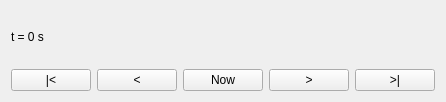
<?xml version="1.0" encoding="UTF-8"?>
<ui version="4.0">
 <class>TaskPanel</class>
 <widget class="QWidget" name="TaskPanel">
  <property name="geometry">
   <rect>
    <x>0</x>
    <y>0</y>
    <width>300</width>
    <height>102</height>
   </rect>
  </property>
  <property name="sizePolicy">
   <sizepolicy hsizetype="Preferred" vsizetype="Preferred">
    <horstretch>0</horstretch>
    <verstretch>1</verstretch>
   </sizepolicy>
  </property>
  <property name="minimumSize">
   <size>
    <width>0</width>
    <height>100</height>
   </size>
  </property>
  <property name="maximumSize">
   <size>
    <width>300</width>
    <height>16777215</height>
   </size>
  </property>
  <property name="windowTitle">
   <string>Track simulation</string>
  </property>
  <layout class="QGridLayout" name="gridLayout">
   <item row="1" column="0">
    <widget class="QPushButton" name="First">
     <property name="text">
      <string>|&lt;</string>
     </property>
    </widget>
   </item>
   <item row="1" column="1">
    <widget class="QPushButton" name="Prev">
     <property name="text">
      <string>&lt;</string>
     </property>
    </widget>
   </item>
   <item row="1" column="3">
    <widget class="QPushButton" name="Next">
     <property name="text">
      <string>&gt;</string>
     </property>
    </widget>
   </item>
   <item row="1" column="4">
    <widget class="QPushButton" name="Last">
     <property name="text">
      <string>&gt;|</string>
     </property>
    </widget>
   </item>
   <item row="1" column="2">
    <widget class="QPushButton" name="Now">
     <property name="text">
      <string>Now</string>
     </property>
    </widget>
   </item>
   <item row="0" column="0" colspan="5">
    <widget class="QLabel" name="TimeLabel">
     <property name="text">
      <string>t = 0 s</string>
     </property>
    </widget>
   </item>
  </layout>
 </widget>
 <resources/>
 <connections/>
</ui>
